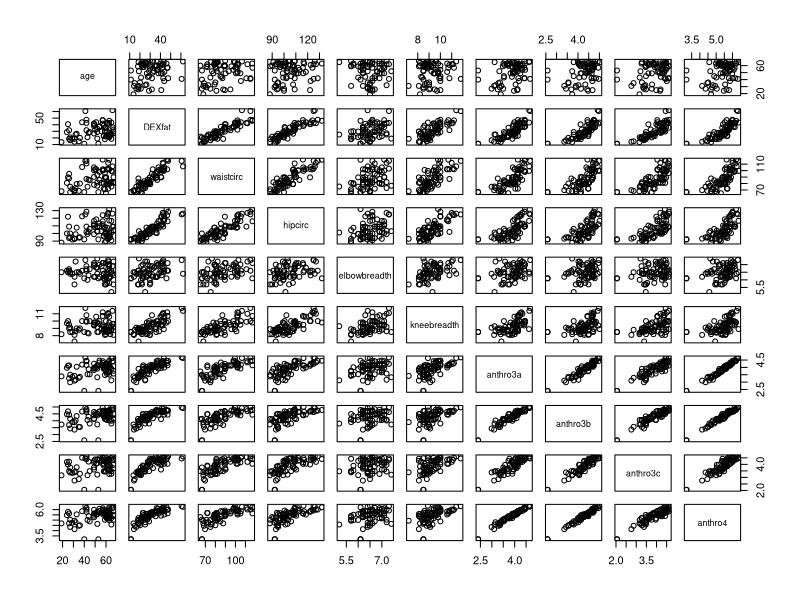
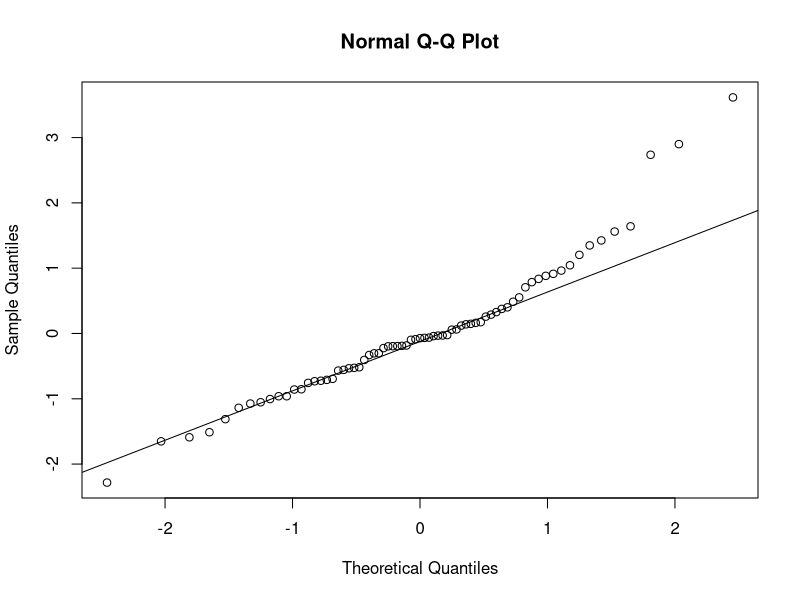
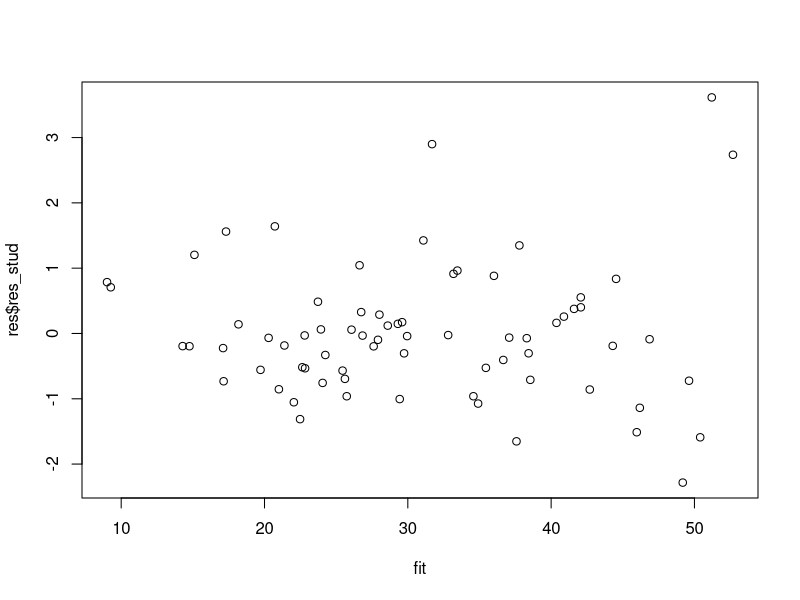
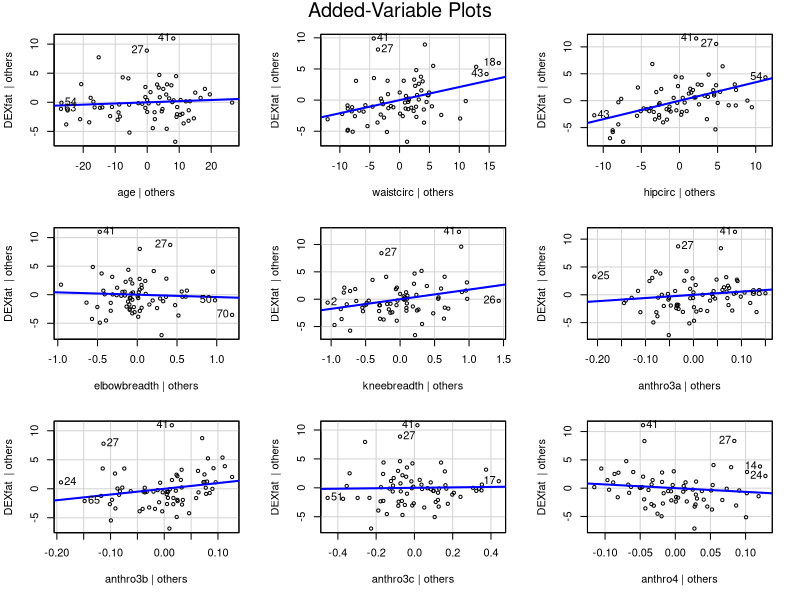
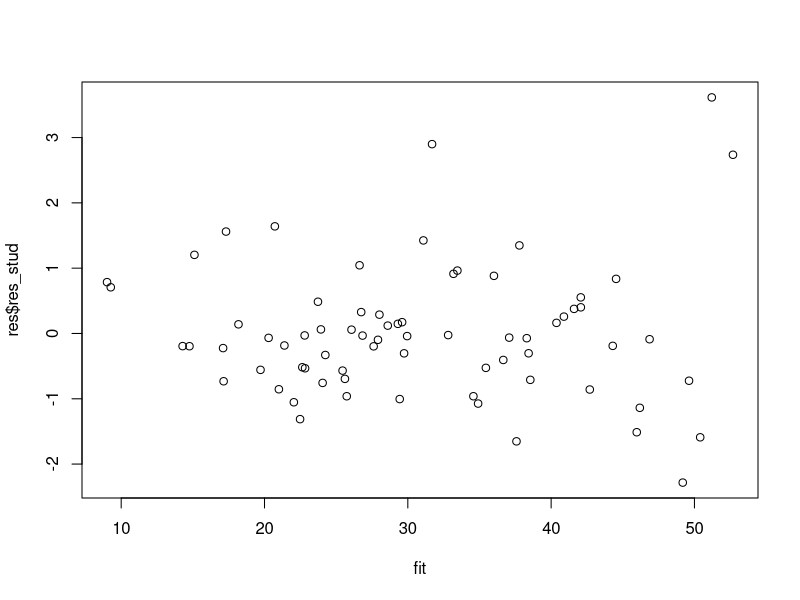
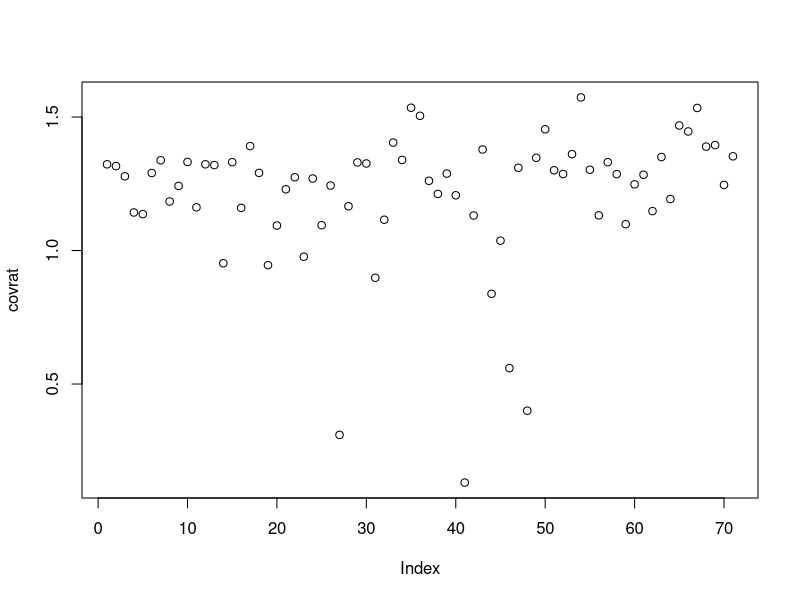

Recreate these plots in R, in order. (Note: this script raises an error after producing the figures.)
#Load the data
library("TH.data")
library("car")
library("leaps")
data("bodyfat")
plot(bodyfat)
rownames(bodyfat) <- 1:nrow(bodyfat)

create_model <- function(dataset){
  model <- lm(DEXfat ~., data = dataset)
  return(model)
}

get_res <- function(model) {
  n = nrow(bodyfat)
  p = ncol(bodyfat)-1
  h_ii = lm.influence(model)$hat
  res = residuals(model)
  MS_res = sum(res^2)/(n-p) 
  res_std   = res / sqrt(MS_res)
  res_stud  = res / sqrt(MS_res*(1-h_ii))
  res_press = res / (1 - h_ii)
  S2 = ((n-p)*MS_res-res^2/(1-h_ii))/(n-p-1)
  res_rstud <- res/sqrt(S2*(1-h_ii))
  return(list("res"=res,
              "res_std"=res_std,
              "res_stud"=res_stud,
              "res_rstud"=res_rstud,
              "res_press"=res_press))}

plot_normal <- function(model){
  res = get_res(model)
  qqnorm(res$res_stud)
  qqline(res$res_stud)
}

plot_res_vs_fitted <- function(model){
  fit <- fitted(model)
  res = get_res(model) 
  plot(fit, res$res_stud)
}

transform_boxcox <- function(dataset){
  bf = dataset
  bc <- boxcox(DEXfat ~., data=bf)
  (lambda <- bc$x[which.max(bc$y)])
  bf$DEXfat = bf$DEXfat^lambda
  return(bf)
}

inverse_boxcox <- function(fat){
  bf = fat
  bf = bf^(4.5)
  return(bf)
}

transform_boxTidwell <- function(dataset){
  bf = dataset
  DEXfat <- bf$DEXfat
  dt <- bf[,1,drop=FALSE]
  dt <- cbind(dt, DEXfat)
  
  #Transformation of regressors
  (bt <- boxTidwell(DEXfat ~., data=dt)) #Vary to get lambda for all regressors. 
  
  bf$age = bf$age^-1.6591
  bf$waistcirc = bf$waistcirc^0.60716
  bf$hipcirc = bf$hipcirc^-0.77347
  bf$elbowbreadth = bf$elbowbreadth^1.8084
  bf$kneebreadth = bf$kneebreadth^2.908
  bf$anthro3a = bf$anthro3a^4.7541
  bf$anthro3b = bf$anthro3b^5.6786
  bf$anthro3c = bf$anthro3c^3.3807
  bf$anthro4 = bf$anthro4^5.2287
  return(bf)
}

cross_validate <- function(dataset, k=10){
  bf = dataset
  MSE <- numeric(511)
  ADJR2 <- numeric(511)
  R2 <- numeric(511)
  n <- round(nrow(bf)/k, digits = 0)
  for (i in 1:k){
    bf <- bf[sample(1:nrow(bf)),] #Shuffle the data
    train_ind <- sample(seq_len(nrow(bf)), size = k)
    from <- n*(i-1)
    to <- min(n*i, nrow(bf))
    test_set <- bf[from:to,]
    train_set <- bf[-(from:to),]
    y_train <- train_set$DEXfat
    y_test <- test_set$DEXfat
    subs <- regsubsets(DEXfat ~., data=train_set, method = "exhaustive", nbest = 126, nvmax=9, really.big = TRUE)
    (test_set <- test_set[,-2])
    (train_set <- train_set[,-2])
    for (idx in 1:511){
      (model <- summary(subs)$which[idx,])
      (model <- model[-1])
      (train_set_model <- train_set[,model,drop=FALSE])
      (test_set_model <- test_set[,model,drop=FALSE])
      (train_set_model <- cbind(train_set_model, y_train))
      lm_model = lm(y_train ~., data=train_set_model)
      
      (pred <- predict(lm_model,newdata = test_set_model))
      
      (SS_res <- sum((y_test-pred)^2))
      (SS_R <- sum((pred-mean(y_test))^2))
      (SS_T <- SS_R + SS_res)
      (MSE[idx] <- MSE[idx] + mean((y_test-pred)^2))
      (summary(lm_model))
      (R2[idx]<- R2[idx] + 1-SS_res/SS_T)
      (ADJR2[idx] <- ADJR2[idx] + 1-(SS_res/(nrow(train_set)-ncol(test_set)))/(SS_T/(nrow((train_set)-1))))
    }
  }
  (MSE <- MSE/k)
  (ADJR2 <- ADJR2/k)
  (R2 <- R2/k)
  
  subs <- regsubsets(DEXfat ~., data=bf, method = "exhaustive", nbest = 126, nvmax=9, really.big = TRUE)
  (best_model_idx_adjr2 <- which.max(ADJR2))
  (best_model_idx_mse <- which.min(MSE))
  
  (best_model_cols_adjr2 <- summary(subs)$which[best_model_idx_adjr2,])
  (best_model_cols_mse <- summary(subs)$which[best_model_idx_mse,])
  
  (best_model_cols_adjr2 <- best_model_cols_adjr2[-1])
  (best_model_cols_mse <- best_model_cols_mse[-1])
  
  (DEXfat <- dataset$DEXfat)
  bf <- dataset[-2]
  
  (dataset_adjr2 <- bf[,best_model_cols_adjr2,drop=FALSE])
  (dataset_mse <- bf[,best_model_cols_mse,drop=FALSE])
  
  (dataset_adjr2 <- cbind(dataset_adjr2,DEXfat))
  (dataset_mse <- cbind(dataset_mse,DEXfat))
  
  model_adjr2 <- create_model(dataset_adjr2)
  model_mse <- create_model(dataset_mse)
  
  return(list("adjr2" = model_adjr2, "mse" = model_mse))
}

#Initial model
full_model <- create_model(bodyfat)
(mse_full_model<-mean((summary(full_model)$residuals)^2))
summary(full_model)
plot_normal(full_model) #Normal probability plot
plot_res_vs_fitted(full_model) #Plot of Residuals against the Fitted Values
avPlots(full_model) #Partial regression plots

# Outliers
# Examination of residuals - Seemingly ~3 outliers 73, 87, 94
plot_res_vs_fitted(full_model)

# Covratio with cutoff lines - A fair amount of seemingly influential points for precision
# Influential points - bad for precision 73 (0.31), 87 (0.12), 92 (0.56) and 94 (0.40)
covrat = covratio(full_model)
plot(covrat)
abline(h=1 - 3*p/n)
abline(h=1 + 3*p/n)
View(covrat)

# Cooks distance - No major influential points displacing the model parameters
# The most influential points 71 (0.12), 73 (0.10), 87 (0.24) and 94 (0.17)
cooksD = cooks.distance(full_model)
plot(cooksD)
cutoff = qf(0.5, p, n-p)
abline(h=cutoff)
View(cooksD)

# Leverage points - About 4 points far enough away to be considered leverage points
# Leverage points include 71 (0.31), 81 (0.26), 112 (0.26) and 113 (0.29)
H_diag = lm.influence(full_model)$hat
plot(H_diag)
abline(h=2*p/n)
View(H_diag)

# Checking for normality - 73, 87 and 94 seems to violate the normality condition
qqinfo = qqPlot(residuals$res_stud)
View(qqinfo)


# Multicollinearity diagnostics
print(ols_coll_diag(full_model))
# 4 VIF larger than 5 -> multicollinearity
# 2 condition indexes larger than 100 - Moderate collinearity


# Combining 4 last variables solves the collinearity issue - Transformations?
n = nrow(bodyfat)
p = ncol(bodyfat)

new_data = bodyfat[,-(7:p)]
print(new_data)
new_data[,7] = bodyfat[,7] + bodyfat[,8]+ bodyfat[,9] + bodyfat[,10]

summary(new_data)

new_model = lm(DEXfat ~., data=new_data)

print(ols_coll_diag(new_model))

# Multicollinearity diagnostics
new_model = lm(DEXfat ~., data=as.data.frame(truncated_data))
print(ols_coll_diag(new_model))
summary(new_model)

#Box Cox
data_boxcox <- transform_boxcox(bodyfat)
boxcox_model <- create_model(data_boxcox)
summary(boxcox_model)
(mean((inverse_boxcox(predict(boxcox_model))-bodyfat$DEXfat)^2)) #MSE for boxcox
plot_normal(boxcox_model) #Normal probability plot
plot_res_vs_fitted(boxcox_model) #Plot of Residuals against the Fitted Values
avPlots(boxcox_model) #Partial regression plots

#Box Tidwell
data_boxtidwell <- transform_boxTidwell(bodyfat)
boxtidwell_model <- create_model(data_boxtidwell)
summary(boxtidwell_model)
(mean((boxtidwell_model$fitted.values-bodyfat$DEXfat)^2)) #MSE for boxtidwell
plot_normal(boxtidwell_model) #Normal probability plot
plot_res_vs_fitted(boxtidwell_model) #Plot of Residuals against the Fitted Values
avPlots(boxtidwell_model) #Partial regression plots

#Cross validation
boxcox_models <- cross_validate(data_boxcox)
summary(boxcox_models$adjr2)
summary(boxcox_models$mse)

(mean((inverse_boxcox(predict(boxcox_models$adjr2))-bodyfat$DEXfat)^2)) #MSE for boxcox adjr2
(mean((inverse_boxcox(predict(boxcox_models$mse))-bodyfat$DEXfat)^2)) #MSE for boxcox mse
(sum(((inverse_boxcox(predict(boxcox_models$adjr2))-bodyfat$DEXfat)/(1-lm.influence(boxcox_models$adjr2)$hat))^2)) #PRESS statistic for boxcox adjr2
(sum(((inverse_boxcox(predict(boxcox_models$mse))-bodyfat$DEXfat)/(1-lm.influence(boxcox_models$mse)$hat))^2)) #PRESS statistic for mse adjr2

boxtidwell_models <- cross_validate(data_boxtidwell)
summary(boxtidwell_models$adjr2)
summary(boxtidwell_models$mse)

(mean((boxtidwell_models$adjr2$fitted.values-bodyfat$DEXfat)^2)) #MSE for boxtidwell adjr2
(mean(predict(boxtidwell_models$mse)-bodyfat$DEXfat)^2) #MSE for boxtidwell mse
(sum((get_res(boxtidwell_models$adjr2)$res_press)^2)) #PRESS statistic for boxtidwell adjr2
(sum((get_res(boxtidwell_models$mse)$res_press)^2)) #PRESS statistic for boxtidwell mse

# Prediction variability power
residuals = get_res(full_model)

(press = sum(residuals$res_press^2))
SS_T = sum((bodyfat$DEXfat - mean(bodyfat$DEXfat))^2)
R2_pred = 1 - press / SS_T
print(R2_pred)


# Bootstrapping residuals

bootstrap_res <- function(dataset, iter){
  init_data = dataset
  n = nrow(dataset)
  p = ncol(dataset)
  model = lm(DEXfat ~., data=init_data)
  coef = matrix(nrow = iter, ncol=p)
  for (i in 1:iter){
    temp_mod = lm(DEXfat ~., data=init_data)
    coef[i,] = as.vector(temp_mod$coefficients)
    res = get_res(model)
    e = res$res
    e = e[sample(1:71, 71, replace=TRUE)]
    init_data[,2] = model$fitted.values + e 
  }
  return(coef)
}

iter = 2000
# Get the coefficients for each iteration
coef = bootstrap_res(bodyfat, iter)

# Calculcate the variance, std and mean for each regression coefficient
mean = colMeans(coef)
variance = c()
sorted = matrix(nrow = iter, ncol=p)
p = ncol(bodyfat)
for (i in 1:p){
  variance = append(variance, var(coef[,i]))
  sorted[,i] = coef[order(coef[,i], decreasing = FALSE),i]
}
print(variance)
std = sqrt(variance)
# Calculate 95% boostrap confidence interval
D = matrix(nrow = 2, ncol=p)
for (i in 1:p){
  D[1,i] = coef[1,i] - sorted[iter * 0.025,i]
  D[2,i] = sorted[iter * 0.975,i] - coef[1,i]
}
conf_int = matrix(nrow = 2, ncol=p)
for (i in 1:p){
  conf_int[1,i] = coef[1,i] + D[1,i]
  conf_int[2,i] = coef[1,i] - D[2,i]
}

# Display mean, standard deviation and 0.25% confidence intervals
print(mean)
print(std)
print(conf_int)
